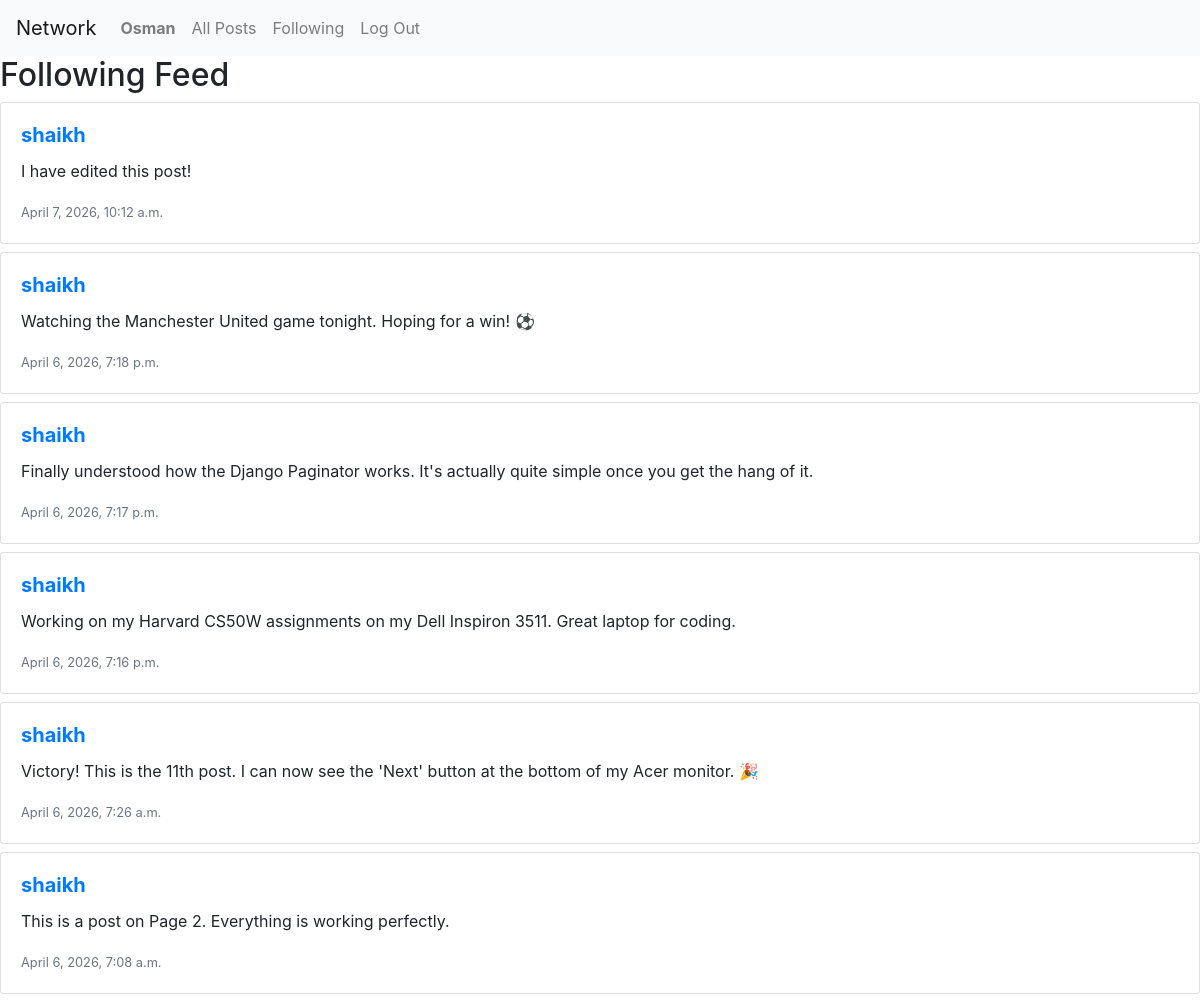
Page /following (signed in) on the committed database.
### network/models.py (models this page shows, shortened)
class User(AbstractUser):
    pass

class Post(models.Model):
    user = models.ForeignKey(User, on_delete=models.CASCADE, related_name="posts")
    content = models.TextField(blank=True)
    timestamp = models.DateTimeField(auto_now_add=True)
    likes = models.ManyToManyField(User, blank=True, related_name="liked_posts")

### network/views.py (the view)
# urls.py: path("following", views.following, name="following"),
def following(request):
    if not request.user.is_authenticated:
        return HttpResponseRedirect(reverse("index"))
    followed_users = Follow.objects.filter(user=request.user).values_list("followed_user", flat=True)
    posts = Post.objects.filter(user__in=followed_users).order_by("-timestamp")
    return render(request, "network/following.html", {
        "posts": posts
    })

### network/templates/network/following.html
{% extends "network/layout.html" %}
{% block body %}
    <h2>Following Feed</h2>
    <div id="following-posts">
        {% for post in posts %}
            <div class="card mb-2">
                <div class="card-body">
                    <h5 class="card-title">
                        <a href="{% url 'profile' user_id=post.user.id %}"><strong>{{ post.user.username }}</strong></a>
                    </h5>
                    <p class="card-text">{{ post.content }}</p>
                    <p class="card-text"><small class="text-muted">{{ post.timestamp }}</small></p>
                </div>
            </div>
        {% empty %}
            <p>You are not following anyone yet, or they haven't posted anything!</p>
        {% endfor %}
    </div>
{% endblock %}

### network/templates/network/layout.html (shortened to what this page needs)
{% load static %}
<!DOCTYPE html>
<html lang="en">
    <head>
        <link rel="stylesheet" href="https://stackpath.bootstrapcdn.com/bootstrap/4.4.1/css/bootstrap.min.css">
        <link href="{% static 'network/styles.css' %}" rel="stylesheet">
    </head>
    <body>
        <nav class="navbar navbar-expand-lg navbar-light bg-light">
            <a class="navbar-brand" href="{% url 'index' %}">Network</a>
            <div>
              <ul class="navbar-nav mr-auto">
                {% if user.is_authenticated %}
                    <li class="nav-item">
                        <a class="nav-link" href="{% url 'profile' user_id=user.id %}"><strong>{{ user.username }}</strong></a>
                    </li>
                {% endif %}
                <li class="nav-item">
                  <a class="nav-link" href="{% url 'index' %}">All Posts</a>
                </li>
                {% if user.is_authenticated %}
                    <li class="nav-item">
                        <a class="nav-link" href="{% url 'following' %}">Following</a>
                    </li>
                    <li class="nav-item">
                        <a class="nav-link" href="{% url 'logout' %}">Log Out</a>
                    </li>
                {% endif %}
              </ul>
            </div>
          </nav>
        <div class="body">
            {% block body %}
            {% endblock %}
        </div>
    </body>
</html>

### rows in the picture
User: username "Osman"
Post: user.username "shaikh", content "I have edited this post!", timestamp "April 7, 2026, 10:12 a.m."
Post: user.username "shaikh", content "Watching the Manchester United game tonight. Hoping for a win! ⚽", timestamp "April 6, 2026, 7:18 p.m."
Post: user.username "shaikh", content "Finally understood how the Django Paginator works. It's actually quite simple once you get the hang of it.", timestamp "April 6, 2026, 7:17 p.m."
Post: user.username "shaikh", content "Working on my Harvard CS50W assignments on my Dell Inspiron 3511. Great laptop for coding.", timestamp "April 6, 2026, 7:16 p.m."
Post: user.username "shaikh", content "Victory! This is the 11th post. I can now see the 'Next' button at the bottom of my Acer monitor. 🎉", timestamp "April 6, 2026, 7:26 a.m."
Post: user.username "shaikh", content "This is a post on Page 2. Everything is working perfectly.", timestamp "April 6, 2026, 7:08 a.m."
